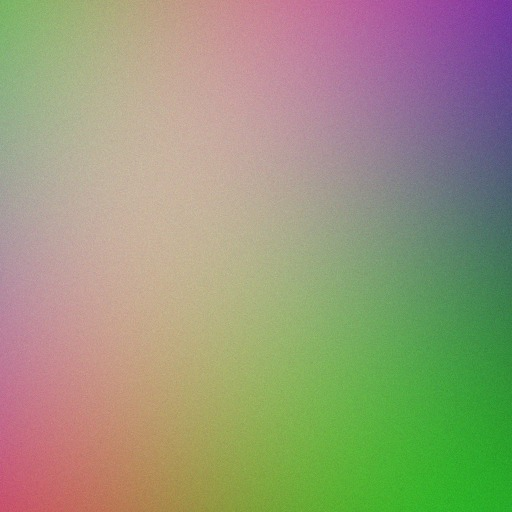
#> input picture data/forensic_pilot/images/root_0001_v0.jpg, 512 x 512 px
$ python -i phase_spectrum.py   (imports and definitions only)
#> lines starting #> are read from the running program, lines starting #| are printed output that depends on the picture
#> further down, picture is the input picture: PIL image 512x512 RGB; mean R, G, B 153.3, 152.7, 122.9
"""2D Shift-Invariant Phase-Only Spectral Reconstruction.

Implements the phase-spectrum forensic feature extractor (Li et al., CVPR 2026).
Unlike power-spectrum slopes which degrade rapidly under JPEG re-quantization,
phase angles remain invariant to amplitude quantization.

Crucial math details:
1. DC component is centered via np.fft.fftshift before radial masks are applied.
2. Evaluates spatial statistics (kurtosis, HF energy ratio) over the phase-only
   spatial reconstruction to guarantee translation equivariance.
"""
from __future__ import annotations

from typing import Tuple
import numpy as np
from PIL import Image


def to_gray_u8(img: Image.Image) -> np.ndarray:
    """Convert PIL RGB image to uint8 grayscale using ITU-R BT.601 integer math."""
    arr = np.asarray(img.convert("RGB"), dtype=np.uint32)
    # R * 77 + G * 150 + B * 29 >> 8
    gray = (arr[:, :, 0] * 77 + arr[:, :, 1] * 150 + arr[:, :, 2] * 29) >> 8
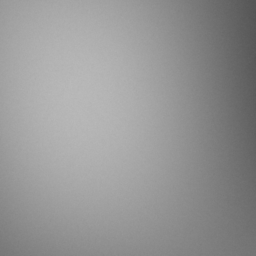
#> gray: shape (256, 256) uint32; min 83, max 186, mean 149.2
    return gray.astype(np.uint8)


def phase_spectrum_features(img: Image.Image, size: int = 256) -> Tuple[float, float]:
    """Extract shift-invariant 2D phase-only spatial residual features.

    Returns:
        kurtosis: Kurtosis of the full phase-only spatial reconstruction.
        hf_ratio: Ratio of high-frequency phase energy to total phase energy.
    """
    scaled = img.convert("RGB").resize((size, size), Image.Resampling.BILINEAR)
    gray = to_gray_u8(scaled).astype(np.float64) / 255.0
    gray = gray - gray.mean()
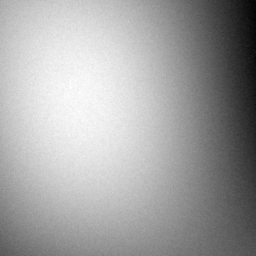
#> gray: shape (256, 256) float64; min -0.259, max 0.144, mean -5.03e-17; drawn with min black and max white

    # 2D Fourier transform
    spectrum = np.fft.fft2(gray)
    # Unit-magnitude phase: e^{i * theta}
    unit_phase = np.exp(1j * np.angle(spectrum))

    # Phase-only reconstruction in spatial domain
    phase_img = np.fft.ifft2(unit_phase).real
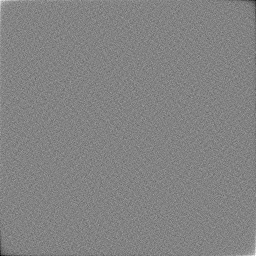
#> phase_img: shape (256, 256) float64; min -0.0564, max 0.0533, mean -1.53e-05; drawn with min black and max white

    # High-frequency band: DC centered first via fftshift
    shifted = np.fft.fftshift(unit_phase)
    n = size
    cy, cx = n // 2, n // 2
    y, x = np.ogrid[:n, :n]
    r = np.sqrt((x - cx) ** 2 + (y - cy) ** 2)

    # High-frequency annular mask: r >= 0.25 * (n / 2)
    hf_mask = (r >= 0.25 * (n / 2.0)).astype(np.float64)
    hf_phase_img = np.fft.ifft2(np.fft.ifftshift(shifted * hf_mask)).real

    # Kurtosis of the phase-only reconstruction
    p2 = np.mean(phase_img ** 2)
#> p2 = 1.53e-05
    p4 = np.mean(phase_img ** 4)
#> p4 = 2.04e-09
    kurtosis = float(p4 / (p2 ** 2 + 1e-12))
#> kurtosis = 8.72

    # High-frequency energy ratio
    hf_ratio = float(np.std(hf_phase_img) / (np.std(phase_img) + 1e-12))
#> hf_ratio = 0.975

    return kurtosis, hf_ratio

>>> from PIL import Image
>>> picture = Image.open('../../../data/forensic_pilot/images/root_0001_v0.jpg')
>>> result = phase_spectrum_features(picture)
#> result = (8.72, 0.975)

$ run again, on data/forensic_pilot/images/root_0003_v0.jpg
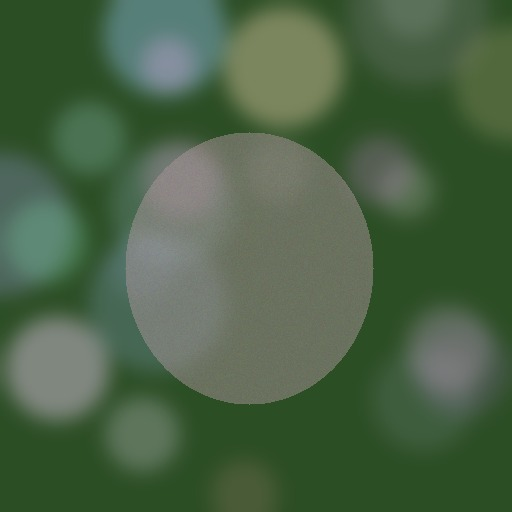
#> input picture data/forensic_pilot/images/root_0003_v0.jpg, 512 x 512 px
#> picture is the input picture: PIL image 512x512 RGB; mean R, G, B 74.7, 99.2, 70.2
#> in phase_spectrum_features, `gray = gray - gray.mean()`:
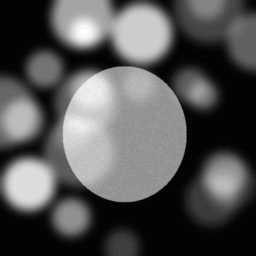
#> gray: shape (256, 256) float64; min -0.106, max 0.212, mean -1.91e-17; drawn with min black and max white
#> in phase_spectrum_features, `phase_img = np.fft.ifft2(unit_phase).real`:
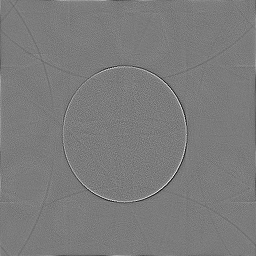
#> phase_img: shape (256, 256) float64; min -0.0518, max 0.055, mean -1.53e-05; drawn with min black and max white
#> p2 = 1.53e-05
#> p4 = 9.24e-09
#> kurtosis = 39.53
#> hf_ratio = 0.975
#> result = (39.53, 0.975)

$ run again, on data/forensic_pilot/images/root_0005_v0.jpg
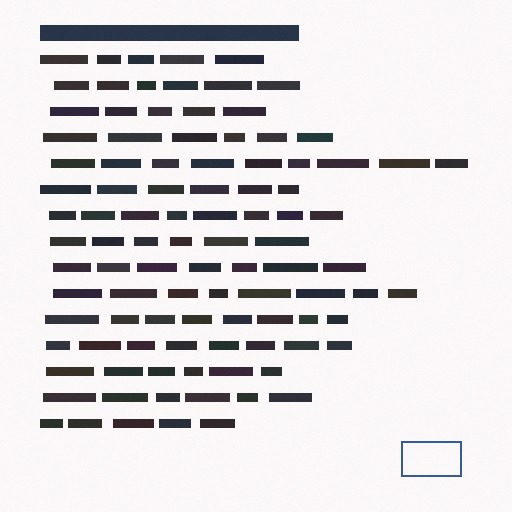
#> input picture data/forensic_pilot/images/root_0005_v0.jpg, 512 x 512 px
#> picture is the input picture: PIL image 512x512 RGB; mean R, G, B 222.7, 219.9, 221.8
#> in phase_spectrum_features, `gray = gray - gray.mean()`:
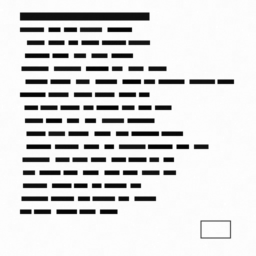
#> gray: shape (256, 256) float64; min -0.72, max 0.115, mean 2.95e-17; drawn with min black and max white
#> in phase_spectrum_features, `phase_img = np.fft.ifft2(unit_phase).real`:
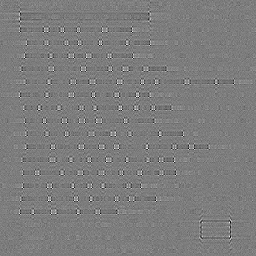
#> phase_img: shape (256, 256) float64; min -0.0344, max 0.0356, mean -1.53e-05; drawn with min black and max white
#> p2 = 1.53e-05
#> p4 = 4.49e-09
#> kurtosis = 19.19
#> hf_ratio = 0.975
#> result = (19.19, 0.975)
